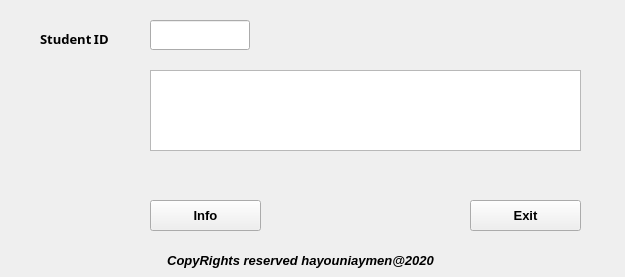
<?xml version="1.0" encoding="UTF-8"?>
<ui version="4.0">
 <class>Info</class>
 <widget class="QWidget" name="Info">
  <property name="geometry">
   <rect>
    <x>0</x>
    <y>0</y>
    <width>625</width>
    <height>277</height>
   </rect>
  </property>
  <property name="font">
   <font>
    <pointsize>10</pointsize>
    <weight>75</weight>
    <bold>true</bold>
   </font>
  </property>
  <property name="windowTitle">
   <string>Student Info</string>
  </property>
  <widget class="QLabel" name="labelid">
   <property name="geometry">
    <rect>
     <x>40</x>
     <y>30</y>
     <width>91</width>
     <height>17</height>
    </rect>
   </property>
   <property name="font">
    <font>
     <family>Noto Sans Adlam</family>
     <weight>75</weight>
     <bold>true</bold>
    </font>
   </property>
   <property name="text">
    <string>Student ID</string>
   </property>
  </widget>
  <widget class="QLineEdit" name="idline">
   <property name="geometry">
    <rect>
     <x>150</x>
     <y>20</y>
     <width>100</width>
     <height>30</height>
    </rect>
   </property>
  </widget>
  <widget class="QTableView" name="studenttable">
   <property name="geometry">
    <rect>
     <x>150</x>
     <y>70</y>
     <width>431</width>
     <height>81</height>
    </rect>
   </property>
  </widget>
  <widget class="QPushButton" name="exitbtn">
   <property name="geometry">
    <rect>
     <x>470</x>
     <y>200</y>
     <width>111</width>
     <height>31</height>
    </rect>
   </property>
   <property name="text">
    <string>Exit</string>
   </property>
  </widget>
  <widget class="QLabel" name="copyrlabel">
   <property name="geometry">
    <rect>
     <x>160</x>
     <y>250</y>
     <width>281</width>
     <height>20</height>
    </rect>
   </property>
   <property name="font">
    <font>
     <italic>true</italic>
    </font>
   </property>
   <property name="text">
    <string>CopyRights reserved hayouniaymen@2020</string>
   </property>
   <property name="alignment">
    <set>Qt::AlignCenter</set>
   </property>
  </widget>
  <widget class="QPushButton" name="infobtn">
   <property name="geometry">
    <rect>
     <x>150</x>
     <y>200</y>
     <width>111</width>
     <height>31</height>
    </rect>
   </property>
   <property name="text">
    <string>Info</string>
   </property>
  </widget>
  <widget class="QLabel" name="infolabel">
   <property name="geometry">
    <rect>
     <x>150</x>
     <y>160</y>
     <width>431</width>
     <height>21</height>
    </rect>
   </property>
   <property name="text">
    <string/>
   </property>
   <property name="alignment">
    <set>Qt::AlignCenter</set>
   </property>
  </widget>
 </widget>
 <resources/>
 <connections/>
</ui>
